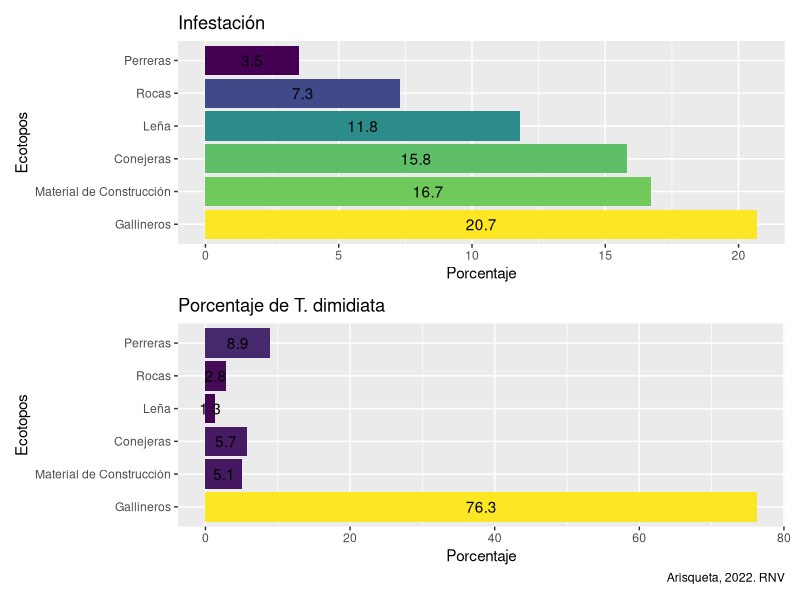

This figure's R source:


a <- tibble::tibble(ecotopos = c("Gallineros",
                            "Perreras",
                            "Leña",
                            "Rocas",
                            "Material de Construcción",
                            "Conejeras"),
               positivos = c(54, 7, 6, 3, 4, 3 ),
               revisados = c(261, 202, 51, 41, 24, 19),
               dimidiata = c(241, 28, 4, 9, 16, 18)) |>
    dplyr::mutate(infestacion = round(positivos/revisados*100, 
                                       digits = 1),
                  per_dimidiata = round(dimidiata/sum(dimidiata)*100,
                                        digits = 1)) |>
    dplyr::mutate(ecotopos = forcats::fct_reorder(ecotopos, 
                                                  dplyr::desc(infestacion))) |>
    ggplot2::ggplot() +
    ggplot2::geom_col(ggplot2::aes(x = ecotopos,
                                   y = infestacion,
                                   fill = infestacion)) +
    ggplot2::coord_flip() +
    ggplot2::geom_text(ggplot2::aes(x = ecotopos,
                                    y = infestacion,
                                    label = infestacion),
                       position = ggplot2::position_stack(vjust = 0.5)) +
    ggplot2::scale_fill_viridis_c() +
    ggplot2::theme(legend.position = "none") +
    ggplot2::xlab("Ecotopos") +
    ggplot2::ylab("Porcentaje") +
    ggplot2::ggtitle("Infestación")


b <- tibble::tibble(ecotopos = c("Gallineros",
                                           "Perreras",
                                           "Leña",
                                           "Rocas",
                                           "Material de Construcción",
                                           "Conejeras"),
                              positivos = c(54, 7, 6, 3, 4, 3 ),
                              revisados = c(261, 202, 51, 41, 24, 19),
                              dimidiata = c(241, 28, 4, 9, 16, 18)) |>
    dplyr::mutate(infestacion = round(positivos/revisados*100, 
                                      digits = 1),
                  per_dimidiata = round(dimidiata/sum(dimidiata)*100,
                                        digits = 1)) |>
    dplyr::mutate(ecotopos = forcats::fct_reorder(ecotopos, 
                                                  dplyr::desc(infestacion))) |>
    ggplot2::ggplot() +
    ggplot2::geom_col(ggplot2::aes(x = ecotopos,
                                   y = per_dimidiata,
                                   fill = per_dimidiata)) +
    ggplot2::coord_flip() +
    ggplot2::geom_text(ggplot2::aes(x = ecotopos,
                                    y = per_dimidiata,
                                    label = per_dimidiata),
                       position = ggplot2::position_stack(vjust = 0.5)) +
    ggplot2::scale_fill_viridis_c() +
    ggplot2::theme(legend.position = "none") +
    ggplot2::xlab("Ecotopos") +
    ggplot2::ylab("Porcentaje") +
    ggplot2::labs(title = "Porcentaje de T. dimidiata",
                     caption = "Arisqueta, 2022. RNV")


library(patchwork)
a / b


